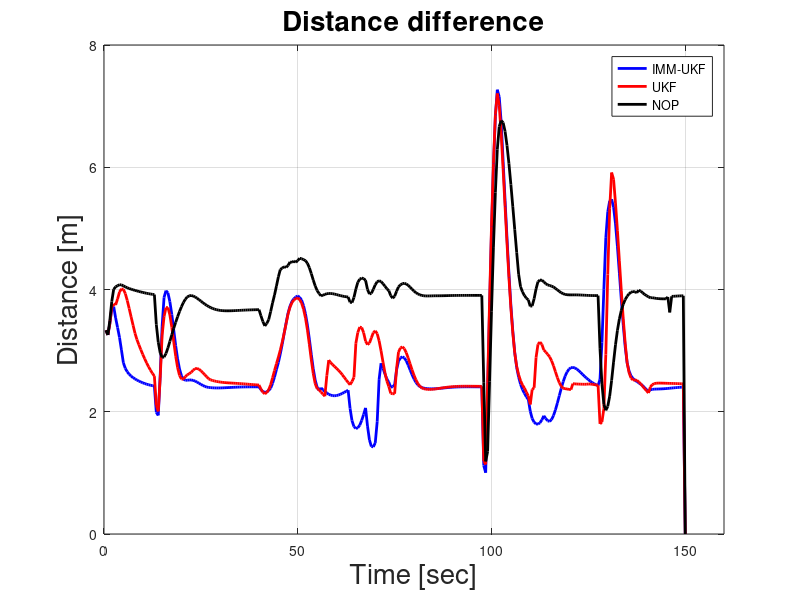

Reproduce this figure in MATLAB. (Note: this script raises an error after producing the figure.)
% process simulation result
%% imm vs single-model
% load data
%{
clear
addpath('./sim_res');
load('h_state_1p5.mat');
sim_len = size(h_state,2); % simulation time
h_traj = h_state(1:2,:); % h_state contains [x;y;heading]
% safe_dist1 = 2; % safe_dist for imm
% safe_dist2 = 1.5; % safe_dist for extpol
% h_v = 2;

% % extrapolation
% % load('sim_traj_extpol_MPC_08-Dec-2014_1p5_2','pre_traj','r_state');
% % extpol_pre_traj-09-Dec-2014 saves the predicted trajectory using
% % extrapolation. this is a tempory way.
% load('sim_traj_extpol_greedy1_2_2_1p5_09-Dec-2014_204347','pre_traj');
% extpol_pre_traj = pre_traj(:,:,1:sim_len);
% % extpol_r_pos = r_state(1:2,1:sim_len);
% % extpol_r_v = r_state(3,1:sim_len);

% single model
load('x_pos_LKF','x_pos_LKF')
load('y_pos_LKF','y_pos_LKF')

lkf_pre_traj = zeros(2,size(x_pos_LKF,1)-2,size(x_pos_LKF,2));
lkf_pre_traj(1,:,:) = x_pos_LKF(3:end,:);
lkf_pre_traj(2,:,:) = y_pos_LKF(3:end,:);

load('x_pos_UKF','x_pos_UKF')
load('y_pos_UKF','y_pos_UKF')

ukf_pre_traj = zeros(2,size(x_pos_UKF,1)-2,size(x_pos_UKF,2));
ukf_pre_traj(1,:,:) = x_pos_UKF(3:end,:);
ukf_pre_traj(2,:,:) = y_pos_UKF(3:end,:);

% imm
load('x_pos_imm_LKF','x_pos_imm_LKF')
load('y_pos_imm_LKF','y_pos_imm_LKF')

imm_lkf_pre_traj = zeros(2,size(x_pos_imm_LKF,1)-2,size(x_pos_imm_LKF,2));
imm_lkf_pre_traj(1,:,:) = x_pos_imm_LKF(3:end,:);
imm_lkf_pre_traj(2,:,:) = y_pos_imm_LKF(3:end,:);

load('x_pos_imm_UKF','x_pos_imm_UKF')
load('y_pos_imm_UKF','y_pos_imm_UKF')

imm_ukf_pre_traj = zeros(2,size(x_pos_imm_UKF,1)-2,size(x_pos_imm_UKF,2));
imm_ukf_pre_traj(1,:,:) = x_pos_imm_UKF(3:end,:);
imm_ukf_pre_traj(2,:,:) = y_pos_imm_UKF(3:end,:);

hor = size(imm_lkf_pre_traj,2);

% compare the prediction
%
pred_err = zeros(4,sim_len-1); % prediction error. 1st row: lfk; 2nd: ukf; 3rd: imm_lkf; 4th: imm_ukf
for ii = 1:sim_len-2
    if ii+hor <= sim_len-1
        dif_vec1 = lkf_pre_traj(:,:,ii)-h_traj(:,ii+1:ii+hor);
        dif_vec2 = ukf_pre_traj(:,:,ii)-h_traj(:,ii+1:ii+hor);
        dif_vec3 = imm_lkf_pre_traj(:,:,ii)-h_traj(:,ii+1:ii+hor);
        dif_vec4 = imm_ukf_pre_traj(:,:,ii)-h_traj(:,ii+1:ii+hor);
        pred_err(1,ii) = sum(sqrt(sum(dif_vec1.^2,1)))/(hor);
        pred_err(2,ii) = sum(sqrt(sum(dif_vec2.^2,1)))/(hor);
        pred_err(3,ii) = sum(sqrt(sum(dif_vec3.^2,1)))/(hor);
        pred_err(4,ii) = sum(sqrt(sum(dif_vec4.^2,1)))/(hor);
    else
        tmp_len = sim_len-ii-1;
        dif_vec1 = lkf_pre_traj(:,1:tmp_len,ii)-h_traj(:,ii+1:sim_len-1);
        dif_vec2 = ukf_pre_traj(:,1:tmp_len,ii)-h_traj(:,ii+1:sim_len-1);
        dif_vec3 = imm_lkf_pre_traj(:,1:tmp_len,ii)-h_traj(:,ii+1:sim_len-1);
        dif_vec4 = imm_ukf_pre_traj(:,1:tmp_len,ii)-h_traj(:,ii+1:sim_len-1);
        pred_err(1,ii) = sum(sqrt(sum(dif_vec1.^2,1)))/(tmp_len);
        pred_err(2,ii) = sum(sqrt(sum(dif_vec2.^2,1)))/(tmp_len);
        pred_err(3,ii) = sum(sqrt(sum(dif_vec3.^2,1)))/(tmp_len);
        pred_err(4,ii) = sum(sqrt(sum(dif_vec4.^2,1)))/(tmp_len);
    end
end
ave_pred_err = mean(pred_err,2);
std_pred_err = (std(pred_err'))';
max_pred_err = max(pred_err,[],2);
h1 = figure;
box on
hold on
plot((1:size(pred_err,2))*0.5,pred_err(1,:),'m--','LineWidth',2)
plot((1:size(pred_err,2))*0.5,pred_err(3,:),'r:','LineWidth',2)
plot((1:size(pred_err,2))*0.5,pred_err(2,:),'c--','LineWidth',2)
plot((1:size(pred_err,2))*0.5,pred_err(4,:),'b-.','LineWidth',2)
legend('lkf','imm-lkf','ukf','imm-ukf')
grid on
title('Prediction difference')
xlabel('time [sec]')
ylabel('distance [m]')
xlim([0,160])
saveas(h1,'imm_vs_single','fig')
% fig2Pdf('imm_vs_single',300,h1)
saveTightFigure(h1,'imm_vs_single')
%}

%% mpc vs reactive
%{
% compare the motion planning
% load data
%
str_t = datestr(clock,'dd-mmm-yyyy_HHMMSS');
addpath('./sim_res');
load('human_traj.mat'); %h_state_1p5
sim_len = size(human_traj,2); % simulation time
h_traj = human_traj(1:2,:); % h_state contains [x;y;heading]
safe_dist = 1; % safe_dist for imm
h_v = 1.5;

% mpc
load('sim_traj_UKF_MPC_1_1_1p5_04-Jun-2015_200103','pre_traj','r_state','plan_state');
mpc_pre_traj = pre_traj(:,:,1:sim_len); % predicted human position
mpc_r_plan_pos = plan_state(1:2,:,:);
mpc_r_pos = r_state(1:2,1:sim_len);
mpc_r_v = r_state(4,1:sim_len);
% greedy
%{
load('sim_traj_IMM_greedy1_2_2_1p5_25-Apr-2015_215112','r_state','plan_state');
grd_pre_traj = pre_traj(:,:,1:sim_len);
grd_r_plan_pos = plan_state(1:2,:,:);
grd_r_pos = r_state(1:2,1:sim_len);
grd_r_v = r_state(4,1:sim_len);
%}

 % position difference between human and robot. 
 % Four elements: 
 % 1. diff between actual positions of h and r for mpc
 % 2. diff between actual positions of h and r for greedy
 % 3. diff between predicted positions of h and actual positions of r for mpc
 % 4. diff between predicted positions of h and actual positions of r for mpc
pos_dif = zeros(4,sim_len-1);
% velocity difference
v_dif = zeros(2,sim_len-1);
mpc_plan_pos_dif = zeros(6,sim_len-1); % difference between human estimated positon and robot planned positions in the prediction horizon
% grd_plan_pos_dif = zeros(6,sim_len-1); % difference between human estimated positon and robot planned positions in the prediction horizon

for ii = 1:sim_len-2
    dif_vec1 = mpc_r_pos(:,ii)-h_traj(:,ii);
%     dif_vec2 = grd_r_pos(:,ii)-h_traj(:,ii);
    pos_dif(1,ii) = norm(dif_vec1,2)-safe_dist;
%     pos_dif(2,ii) = norm(dif_vec2,2)-safe_dist;
    dif_vec3 = mpc_r_pos(:,ii)-mpc_pre_traj(:,1,ii);
%     dif_vec4 = grd_r_pos(:,ii)-grd_pre_traj(:,1,ii);
    pos_dif(3,ii) = norm(dif_vec3,2)-safe_dist;
%     pos_dif(4,ii) = norm(dif_vec4,2)-safe_dist;
    dif_vec5 = mpc_r_plan_pos(:,:,ii)-mpc_pre_traj(:,:,ii);
%     dif_vec6 = grd_r_plan_pos(:,2:end,ii)-grd_pre_traj(:,2:end,ii);
    mpc_plan_pos_dif(:,ii) = sqrt((sum(dif_vec5.*dif_vec5,1))');
%     grd_plan_pos_dif(:,ii) = sqrt((sum(dif_vec6.*dif_vec6,1))');
end


ave_pos_dif = mean(pos_dif,2);
max_pos_dif = max(abs(pos_dif),[],2);
h2 = figure;
hold on
box on
% plot((1:size(pos_dif,2))*0.5,pos_dif(2,:),'r','LineWidth',2)
plot((1:size(pos_dif,2))*0.5,pos_dif(1,:),'b','LineWidth',2)
% legend('reactive','mpc')
grid on
title('Distance difference')
xlabel('time [sec]')
ylabel('distance [m]')
xlim([0,160])
% saveas(h2,'mpc_vs_reac_dis_diff','fig')
% fig2Pdf('mpc_vs_reac_dis_diff',300,h2)
saveas(h2,sprintf('sim_res/ukf_mpc_dis_diff_%s',str_t),'fig')
fig2Pdf(sprintf('sim_res/ukf_mpc_dis_diff_%s',str_t),300,h2)


%{
h3 = figure;
hold on
box on
plot((1:size(pos_dif,2))*0.5,pos_dif(4,:),'r--','LineWidth',2)
plot((1:size(pos_dif,2))*0.5,pos_dif(3,:),'b','LineWidth',2)
legend('reactive','mpc')
grid on
title('Distance difference between estimated human positions and robot positions')
xlabel('time [sec]')
ylabel('distance [m]')
xlim([0,160])
saveas(h3,'mpc_vs_reac_dis_diff','fig')
%}

v_dif(1,:) = mpc_r_v(1:end-1)-h_v;
% v_dif(2,:) = grd_r_v(1:end-1)-h_v;
ave_v_dif = mean(v_dif,2);
max_v_dif = max(abs(v_dif),[],2);
h4 = figure;
hold on
box on
% plot((1:size(v_dif,2))*0.5,v_dif(2,:),'r','LineWidth',2)
plot((1:size(v_dif,2))*0.5,v_dif(1,:),'b','LineWidth',2)
% legend('reactive','mpc')
grid on
title('Velocity difference')
xlabel('time[sec]')
ylabel('speed [m/s]')
xlim([0,160])
% saveas(h4,'mpc_vs_reac_vel_diff','fig')
% fig2Pdf('mpc_vs_reac_vel_diff',300,h4)
saveas(h4,sprintf('sim_res/ukf_mpc_vel_diff_%s',str_t),'fig')
fig2Pdf(sprintf('sim_res/ukf_mpc_vel_diff_%s',str_t),300,h4)
 
% save('sim_res.mat','ave_pred_err','max_pred_err',...
%     'ave_pos_dif','max_pos_dif','ave_v_dif','max_v_dif');
%}

%% IMM-UKF vs UKF vs no-prediction (mpc as the planner)
%
% compare different prediction method using the same planner
% load data
%
str_t = datestr(clock,'dd-mmm-yyyy_HHMMSS');
addpath('./sim_res');
load('human_traj.mat'); %h_state_1p5
sim_len = size(human_traj,2); % simulation time
h_traj = human_traj(1:2,:); % h_state contains [x;y;heading]
safe_dist = 1; % safe_dist for imm
h_v = 1.5;

% imm-ukf
load('sim_traj_IMM-UKF_MPC_1_1_1p5_23-Jun-2015_161640','pre_traj','r_state','plan_state');
imm_pre_traj = pre_traj(:,:,1:sim_len); % predicted human position
imm_r_plan_pos = plan_state(1:2,:,:);
imm_r_pos = r_state(1:2,1:sim_len);
imm_r_v = r_state(4,1:sim_len);
% ukf
%
load('sim_traj_UKF_MPC_1_1_1p5_23-Jun-2015_165318','pre_traj','r_state','plan_state');
ufk_pre_traj = pre_traj(:,:,1:sim_len);
ufk_r_plan_pos = plan_state(1:2,:,:);
ufk_r_pos = r_state(1:2,1:sim_len);
ufk_r_v = r_state(4,1:sim_len);
%}
% no-prediction
load('sim_traj_IMM-UKF_greedy0_1_1_1p5_23-Jun-2015_173047','pre_traj','r_state','plan_state');
nop_pre_traj = pre_traj(:,:,1:sim_len);
nop_r_plan_pos = plan_state(1:2,:,:);
nop_r_pos = r_state(1:2,1:sim_len);
nop_r_v = r_state(4,1:sim_len);
% optimal case: exact human trajectory is used for motion planning
load('sim_traj_opt_MPC_1_1_1p5_23-Jun-2015_154925','pre_traj','r_state','plan_state');
opt_pre_traj = pre_traj(:,:,1:sim_len); % predicted human position
opt_r_plan_pos = plan_state(1:2,:,:);
opt_r_pos = r_state(1:2,1:sim_len);
opt_r_v = r_state(4,1:sim_len);

 % position difference between human and robot. 
 % Six elements: 
 % 1. diff between actual positions of h and r for imm-ukf
 % 2. diff between actual positions of h and r for ukf
 % 3. diff between actual positions of h and r for no-prediction
 % 4. diff between actual positions of h and r for opt
 % 5. diff between predicted positions of h and actual positions of r for imm-ukf
 % 6. diff between predicted positions of h and actual positions of r for ukf
 % 7. diff between predicted positions of h and actual positions of r for no-prediction
 % 8. diff between predicted positions of h and actual positions of r for opt
pos_dif = zeros(8,sim_len-1);
% velocity difference
v_dif = zeros(3,sim_len-1);
imm_plan_pos_dif = zeros(6,sim_len-1); % difference between human estimated positon and robot planned positions in the prediction horizon
ukf_plan_pos_dif = zeros(6,sim_len-1); 
nop_plan_pos_dif = zeros(6,sim_len-1); 
opt_plan_pos_dif = zeros(6,sim_len-1); 

for ii = 1:sim_len-2
    % distance between the robot and the actual human positions
    dif_vec1 = imm_r_pos(:,ii)-h_traj(:,ii);
    dif_vec2 = ufk_r_pos(:,ii)-h_traj(:,ii);
    dif_vec3 = nop_r_pos(:,ii)-h_traj(:,ii);
    dif_vec4 = opt_r_pos(:,ii)-h_traj(:,ii);
    pos_dif(1,ii) = norm(dif_vec1,2);
    pos_dif(2,ii) = norm(dif_vec2,2);
    pos_dif(3,ii) = norm(dif_vec3,2);
    pos_dif(4,ii) = norm(dif_vec4,2);
    
    % distance between the robot and the predicted human positions
    dif_vec5 = imm_r_pos(:,ii)-imm_pre_traj(:,1,ii);
    dif_vec6 = ufk_r_pos(:,ii)-ufk_pre_traj(:,1,ii);
    dif_vec7 = nop_r_pos(:,ii)-nop_pre_traj(:,1,ii);
    dif_vec8 = opt_r_pos(:,ii)-opt_pre_traj(:,1,ii);
    pos_dif(5,ii) = norm(dif_vec5,2);
    pos_dif(6,ii) = norm(dif_vec6,2);
    pos_dif(7,ii) = norm(dif_vec7,2);
    pos_dif(8,ii) = norm(dif_vec8,2);
    
    % distance between the planned robot and the predicted human positions
    % in prediction horizon
    dif_vec9 = imm_r_plan_pos(:,:,ii)-imm_pre_traj(:,:,ii);
    dif_vec10 = ufk_r_plan_pos(:,:,ii)-ufk_pre_traj(:,:,ii);
    dif_vec11 = nop_r_plan_pos(:,:,ii)-nop_pre_traj(:,:,ii);
    dif_vec12 = opt_r_plan_pos(:,:,ii)-opt_pre_traj(:,:,ii);
    imm_plan_pos_dif(:,ii) = sqrt((sum(dif_vec9.*dif_vec9,1))');
    ukf_plan_pos_dif(:,ii) = sqrt((sum(dif_vec10.*dif_vec10,1))');
    nop_plan_pos_dif(:,ii) = sqrt((sum(dif_vec11.*dif_vec11,1))');
    opt_plan_pos_dif(:,ii) = sqrt((sum(dif_vec12.*dif_vec12,1))');
end

ave_pos_dif = mean(pos_dif,2);
std_pos_dif = std(pos_dif,0,2);
max_pos_dif = max(abs(pos_dif),[],2);
h2 = figure;
hold on
box on
plot((1:size(pos_dif,2))*0.5,pos_dif(1,:),'b','LineWidth',2) % IMM-UKF
plot((1:size(pos_dif,2))*0.5,pos_dif(2,:),'r','LineWidth',2) % UKF
plot((1:size(pos_dif,2))*0.5,pos_dif(3,:),'k','LineWidth',2) % NOP
% plot((1:size(pos_dif,2))*0.5,pos_dif(4,:),'g','LineWidth',2) % OPT
legend('IMM-UKF','UKF','NOP')
grid on
title('Distance difference','FontSize', 20)
xlabel('Time [sec]','FontSize', 20)
ylabel('Distance [m]','FontSize', 20)
xlim([0,160])
saveas(h2,sprintf('sim_res/imm_vs_ukf_vs_no-pred_dis_diff_%s',str_t),'fig')
fig2Pdf(sprintf('sim_res/imm_vs_ukf_vs_no-pred_dis_diff_%s',str_t),300,h2)
% saveas(h2,sprintf('sim_res/ukf_mpc_dis_diff_%s',str_t),'fig')
% fig2Pdf(sprintf('sim_res/ukf_mpc_dis_diff_%s',str_t),300,h2)


%{
h3 = figure;
hold on
box on
plot((1:size(pos_dif,2))*0.5,pos_dif(4,:),'r--','LineWidth',2)
plot((1:size(pos_dif,2))*0.5,pos_dif(3,:),'b','LineWidth',2)
legend('reactive','mpc')
grid on
title('Distance difference between estimated human positions and robot positions')
xlabel('time [sec]')
ylabel('distance [m]')
xlim([0,160])
saveas(h3,'mpc_vs_reac_dis_diff','fig')
%}
% velocity differnece between human and robot
v_dif(1,:) = imm_r_v(1:end-1)-h_v;
v_dif(2,:) = ufk_r_v(1:end-1)-h_v;
v_dif(3,:) = nop_r_v(1:end-1)-h_v;
v_dif(4,:) = opt_r_v(1:end-1)-h_v;
ave_v_dif = mean(v_dif,2);
std_v_dif = std(v_dif,0,2);
max_v_dif = max(abs(v_dif),[],2);
h4 = figure;
hold on
box on
plot((1:size(v_dif,2))*0.5,v_dif(1,:),'b','LineWidth',2)
plot((1:size(v_dif,2))*0.5,v_dif(2,:),'r','LineWidth',2)
plot((1:size(v_dif,2))*0.5,v_dif(3,:),'k','LineWidth',2)
% plot((1:size(v_dif,2))*0.5,v_dif(4,:),'g','LineWidth',2)
legend('IMM-UKF','UKF','NOP')
grid on
title('Velocity difference','FontSize', 20)
xlabel('Time[sec]','FontSize', 20)
ylabel('Speed [m/s]','FontSize', 20)
xlim([0,160])
saveas(h4,sprintf('sim_res/imm_vs_ukf_vs_no-pred_vel_diff_%s',str_t),'fig')
fig2Pdf(sprintf('sim_res/imm_vs_ukf_vs_no-pred_vel_diff_%s',str_t),300,h4)
% saveas(h4,sprintf('sim_res/ukf_mpc_vel_diff_%s',str_t),'fig')
% fig2Pdf(sprintf('sim_res/ukf_mpc_vel_diff_%s',str_t),300,h4)
 
% save('sim_res.mat','ave_pred_err','max_pred_err',...
%     'ave_pos_dif','max_pos_dif','ave_v_dif','max_v_dif');
%}